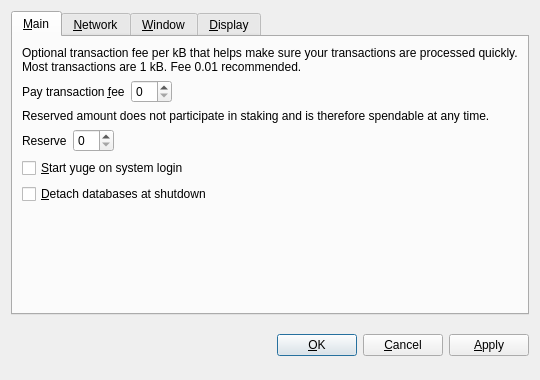
<?xml version="1.0" encoding="UTF-8"?>
<ui version="4.0">
 <class>OptionsDialog</class>
 <widget class="QDialog" name="OptionsDialog">
  <property name="geometry">
   <rect>
    <x>0</x>
    <y>0</y>
    <width>540</width>
    <height>380</height>
   </rect>
  </property>
  <property name="windowTitle">
   <string>Options</string>
  </property>
  <property name="modal">
   <bool>true</bool>
  </property>
  <layout class="QVBoxLayout" name="verticalLayout">
   <item>
    <widget class="QTabWidget" name="tabWidget">
     <property name="tabPosition">
      <enum>QTabWidget::North</enum>
     </property>
     <property name="currentIndex">
      <number>0</number>
     </property>
     <widget class="QWidget" name="tabMain">
      <attribute name="title">
       <string>&amp;Main</string>
      </attribute>
      <layout class="QVBoxLayout" name="verticalLayout_Main">
       <item>
        <widget class="QLabel" name="transactionFeeInfoLabel">
         <property name="text">
          <string>Optional transaction fee per kB that helps make sure your transactions are processed quickly. Most transactions are 1 kB. Fee 0.01 recommended.</string>
         </property>
         <property name="textFormat">
          <enum>Qt::PlainText</enum>
         </property>
         <property name="wordWrap">
          <bool>true</bool>
         </property>
        </widget>
       </item>
       <item>
        <layout class="QHBoxLayout" name="horizontalLayoutFee">
         <item>
          <widget class="QLabel" name="transactionFeeLabel">
           <property name="text">
            <string>Pay transaction &amp;fee</string>
           </property>
           <property name="textFormat">
            <enum>Qt::PlainText</enum>
           </property>
           <property name="buddy">
            <cstring>transactionFee</cstring>
           </property>
          </widget>
         </item>
         <item>
          <widget class="BitcoinAmountField" name="transactionFee"/>
         </item>
         <item>
          <spacer name="horizontalSpacerFee">
           <property name="orientation">
            <enum>Qt::Horizontal</enum>
           </property>
           <property name="sizeHint" stdset="0">
            <size>
             <width>40</width>
             <height>20</height>
            </size>
           </property>
          </spacer>
         </item>
        </layout>
       </item>
       <item>
        <widget class="QLabel" name="reserveBalanceInfoLabel">
         <property name="text">
          <string>Reserved amount does not participate in staking and is therefore spendable at any time.</string>
         </property>
         <property name="textFormat">
          <enum>Qt::PlainText</enum>
         </property>
         <property name="wordWrap">
          <bool>true</bool>
         </property>
        </widget>
       </item>
       <item>
        <layout class="QHBoxLayout" name="horizontalLayoutReserveBalance">
         <item>
          <widget class="QLabel" name="reserveBalanceLabel">
           <property name="text">
            <string>Reserve</string>
           </property>
           <property name="textFormat">
            <enum>Qt::PlainText</enum>
           </property>
           <property name="buddy">
            <cstring>reserveBalance</cstring>
           </property>
          </widget>
         </item>
         <item>
          <widget class="BitcoinAmountField" name="reserveBalance"/>
         </item>
         <item>
          <spacer name="horizontalSpacerReserveBalance">
           <property name="orientation">
            <enum>Qt::Horizontal</enum>
           </property>
           <property name="sizeHint" stdset="0">
            <size>
             <width>40</width>
             <height>20</height>
            </size>
           </property>
          </spacer>
         </item>
        </layout>
       </item>
       <item>
        <widget class="QCheckBox" name="bitcoinAtStartup">
         <property name="toolTip">
          <string>Automatically start yuge after logging in to the system.</string>
         </property>
         <property name="text">
          <string>&amp;Start yuge on system login</string>
         </property>
        </widget>
       </item>
       <item>
        <widget class="QCheckBox" name="detachDatabases">
         <property name="toolTip">
          <string>Detach block and address databases at shutdown. This means they can be moved to another data directory, but it slows down shutdown. The wallet is always detached.</string>
         </property>
         <property name="text">
          <string>&amp;Detach databases at shutdown</string>
         </property>
        </widget>
       </item>
       <item>
        <spacer name="verticalSpacer_Main">
         <property name="orientation">
          <enum>Qt::Vertical</enum>
         </property>
         <property name="sizeHint" stdset="0">
          <size>
           <width>20</width>
           <height>40</height>
          </size>
         </property>
        </spacer>
       </item>
      </layout>
     </widget>
     <widget class="QWidget" name="tabNetwork">
      <attribute name="title">
       <string>&amp;Network</string>
      </attribute>
      <layout class="QVBoxLayout" name="verticalLayout_Network">
       <item>
        <widget class="QCheckBox" name="mapPortUpnp">
         <property name="toolTip">
          <string>Automatically open the yuge client port on the router. This only works when your router supports UPnP and it is enabled.</string>
         </property>
         <property name="text">
          <string>Map port using &amp;UPnP</string>
         </property>
        </widget>
       </item>
       <item>
        <widget class="QCheckBox" name="connectSocks">
         <property name="toolTip">
          <string>Connect to the yuge network through a SOCKS proxy (e.g. when connecting through Tor).</string>
         </property>
         <property name="text">
          <string>&amp;Connect through SOCKS proxy:</string>
         </property>
        </widget>
       </item>
       <item>
        <layout class="QHBoxLayout" name="horizontalLayout_Network">
         <item>
          <widget class="QLabel" name="proxyIpLabel">
           <property name="text">
            <string>Proxy &amp;IP:</string>
           </property>
           <property name="textFormat">
            <enum>Qt::PlainText</enum>
           </property>
           <property name="buddy">
            <cstring>proxyIp</cstring>
           </property>
          </widget>
         </item>
         <item>
          <widget class="QValidatedLineEdit" name="proxyIp">
           <property name="maximumSize">
            <size>
             <width>140</width>
             <height>16777215</height>
            </size>
           </property>
           <property name="toolTip">
            <string>IP address of the proxy (e.g. 127.0.0.1)</string>
           </property>
          </widget>
         </item>
         <item>
          <widget class="QLabel" name="proxyPortLabel">
           <property name="text">
            <string>&amp;Port:</string>
           </property>
           <property name="textFormat">
            <enum>Qt::PlainText</enum>
           </property>
           <property name="buddy">
            <cstring>proxyPort</cstring>
           </property>
          </widget>
         </item>
         <item>
          <widget class="QLineEdit" name="proxyPort">
           <property name="maximumSize">
            <size>
             <width>55</width>
             <height>16777215</height>
            </size>
           </property>
           <property name="toolTip">
            <string>Port of the proxy (e.g. 9050)</string>
           </property>
          </widget>
         </item>
         <item>
          <widget class="QLabel" name="socksVersionLabel">
           <property name="text">
            <string>SOCKS &amp;Version:</string>
           </property>
           <property name="textFormat">
            <enum>Qt::PlainText</enum>
           </property>
           <property name="buddy">
            <cstring>socksVersion</cstring>
           </property>
          </widget>
         </item>
         <item>
          <widget class="QValueComboBox" name="socksVersion">
           <property name="toolTip">
            <string>SOCKS version of the proxy (e.g. 5)</string>
           </property>
          </widget>
         </item>
         <item>
          <spacer name="horizontalSpacer_Network">
           <property name="orientation">
            <enum>Qt::Horizontal</enum>
           </property>
           <property name="sizeHint" stdset="0">
            <size>
             <width>40</width>
             <height>20</height>
            </size>
           </property>
          </spacer>
         </item>
        </layout>
       </item>
       <item>
        <spacer name="verticalSpacer_Network">
         <property name="orientation">
          <enum>Qt::Vertical</enum>
         </property>
         <property name="sizeHint" stdset="0">
          <size>
           <width>20</width>
           <height>40</height>
          </size>
         </property>
        </spacer>
       </item>
      </layout>
     </widget>
     <widget class="QWidget" name="tabWindow">
      <attribute name="title">
       <string>&amp;Window</string>
      </attribute>
      <layout class="QVBoxLayout" name="verticalLayout_Window">
       <item>
        <widget class="QCheckBox" name="minimizeToTray">
         <property name="toolTip">
          <string>Show only a tray icon after minimizing the window.</string>
         </property>
         <property name="text">
          <string>&amp;Minimize to the tray instead of the taskbar</string>
         </property>
        </widget>
       </item>
       <item>
        <widget class="QCheckBox" name="minimizeOnClose">
         <property name="toolTip">
          <string>Minimize instead of exit the application when the window is closed. When this option is enabled, the application will be closed only after selecting Quit in the menu.</string>
         </property>
         <property name="text">
          <string>M&amp;inimize on close</string>
         </property>
        </widget>
       </item>
       <item>
        <spacer name="verticalSpacer_Window">
         <property name="orientation">
          <enum>Qt::Vertical</enum>
         </property>
         <property name="sizeHint" stdset="0">
          <size>
           <width>20</width>
           <height>40</height>
          </size>
         </property>
        </spacer>
       </item>
      </layout>
     </widget>
     <widget class="QWidget" name="tabDisplay">
      <attribute name="title">
       <string>&amp;Display</string>
      </attribute>
      <layout class="QVBoxLayout" name="verticalLayout_Display">
       <item>
        <layout class="QHBoxLayout" name="horizontalLayout_1_Display">
         <item>
          <widget class="QLabel" name="langLabel">
           <property name="text">
            <string>User Interface &amp;language:</string>
           </property>
           <property name="textFormat">
            <enum>Qt::PlainText</enum>
           </property>
           <property name="buddy">
            <cstring>lang</cstring>
           </property>
          </widget>
         </item>
         <item>
          <widget class="QValueComboBox" name="lang">
           <property name="toolTip">
            <string>The user interface language can be set here. This setting will take effect after restarting yuge.</string>
           </property>
          </widget>
         </item>
        </layout>
       </item>
       <item>
        <layout class="QHBoxLayout" name="horizontalLayout_2_Display">
         <item>
          <widget class="QLabel" name="unitLabel">
           <property name="text">
            <string>&amp;Unit to show amounts in:</string>
           </property>
           <property name="textFormat">
            <enum>Qt::PlainText</enum>
           </property>
           <property name="buddy">
            <cstring>unit</cstring>
           </property>
          </widget>
         </item>
         <item>
          <widget class="QValueComboBox" name="unit">
           <property name="toolTip">
            <string>Choose the default subdivision unit to show in the interface and when sending coins.</string>
           </property>
          </widget>
         </item>
        </layout>
       </item>
       <item>
        <widget class="QCheckBox" name="displayAddresses">
         <property name="toolTip">
          <string>Whether to show yuge addresses in the transaction list or not.</string>
         </property>
         <property name="text">
          <string>&amp;Display addresses in transaction list</string>
         </property>
        </widget>
       </item>
       <item>
        <widget class="QCheckBox" name="coinControlFeatures">
         <property name="toolTip">
          <string>Whether to show coin control features or not.</string>
         </property>
         <property name="text">
          <string>Display coin &amp;control features (experts only!)</string>
         </property>
        </widget>
       </item>
       <item>
        <spacer name="verticalSpacer_Display">
         <property name="orientation">
          <enum>Qt::Vertical</enum>
         </property>
         <property name="sizeHint" stdset="0">
          <size>
           <width>20</width>
           <height>40</height>
          </size>
         </property>
        </spacer>
       </item>
      </layout>
     </widget>
    </widget>
   </item>
   <item>
    <layout class="QHBoxLayout" name="horizontalLayout_Buttons">
     <item>
      <spacer name="horizontalSpacer_1">
       <property name="orientation">
        <enum>Qt::Horizontal</enum>
       </property>
       <property name="sizeHint" stdset="0">
        <size>
         <width>40</width>
         <height>48</height>
        </size>
       </property>
      </spacer>
     </item>
     <item>
      <widget class="QLabel" name="statusLabel">
       <property name="font">
        <font>
         <weight>75</weight>
         <bold>true</bold>
        </font>
       </property>
       <property name="text">
        <string/>
       </property>
       <property name="textFormat">
        <enum>Qt::PlainText</enum>
       </property>
       <property name="wordWrap">
        <bool>true</bool>
       </property>
      </widget>
     </item>
     <item>
      <spacer name="horizontalSpacer_2">
       <property name="orientation">
        <enum>Qt::Horizontal</enum>
       </property>
       <property name="sizeHint" stdset="0">
        <size>
         <width>40</width>
         <height>48</height>
        </size>
       </property>
      </spacer>
     </item>
     <item>
      <widget class="QPushButton" name="okButton">
       <property name="text">
        <string>&amp;OK</string>
       </property>
      </widget>
     </item>
     <item>
      <widget class="QPushButton" name="cancelButton">
       <property name="text">
        <string>&amp;Cancel</string>
       </property>
       <property name="autoDefault">
        <bool>false</bool>
       </property>
      </widget>
     </item>
     <item>
      <widget class="QPushButton" name="applyButton">
       <property name="text">
        <string>&amp;Apply</string>
       </property>
       <property name="autoDefault">
        <bool>false</bool>
       </property>
      </widget>
     </item>
    </layout>
   </item>
  </layout>
 </widget>
 <customwidgets>
  <customwidget>
   <class>BitcoinAmountField</class>
   <extends>QSpinBox</extends>
   <header>bitcoinamountfield.h</header>
  </customwidget>
  <customwidget>
   <class>QValueComboBox</class>
   <extends>QComboBox</extends>
   <header>qvaluecombobox.h</header>
  </customwidget>
  <customwidget>
   <class>QValidatedLineEdit</class>
   <extends>QLineEdit</extends>
   <header>qvalidatedlineedit.h</header>
  </customwidget>
 </customwidgets>
 <resources/>
 <connections/>
</ui>
